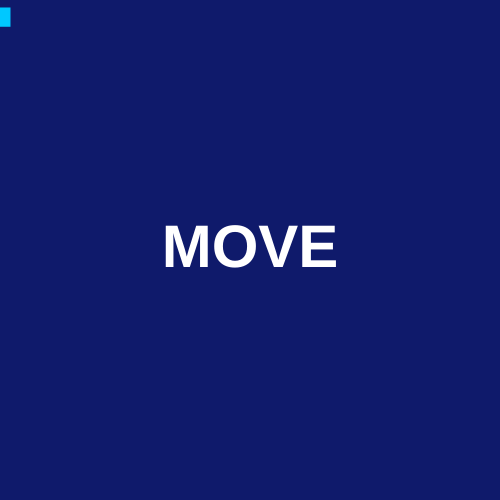
Frame 1 (no input)
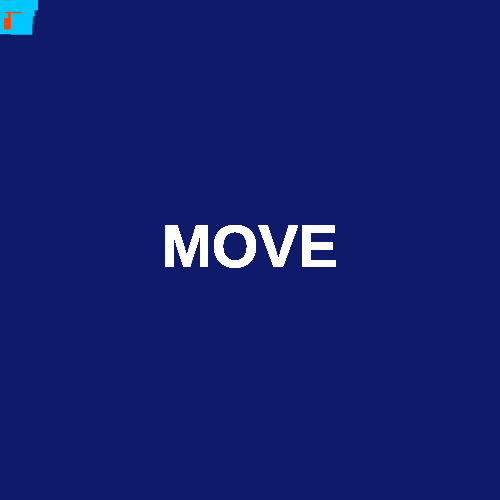
Frame 60 (no input)
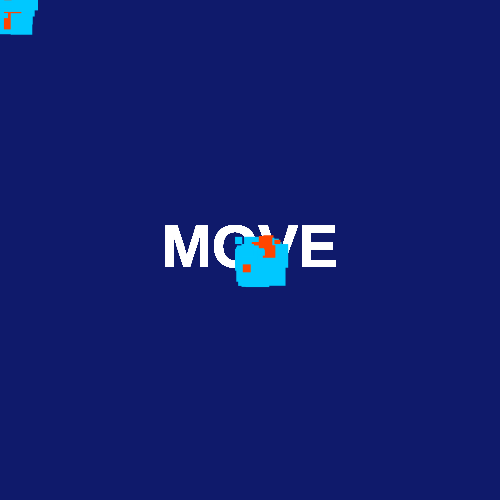
Frame 120 (the mouse pressed at the canvas centre since frame 60)

The p5.js sketch that drew these frames (run headless with seeded random() and noise() and a simulated clock; from frame 60 on, the mouse is pressed at the canvas centre):

// p5.js sketch
// ── sketch.js
function setup() {
  createCanvas(500, 500);
  background(15, 26, 107);
  noStroke();

  textAlign(CENTER, CENTER);
  textSize(60);
  textStyle(BOLD);
}

function draw() {
  let taille = random(5, 25);
  let x = mouseX + random(-15, 15);
  let y = mouseY + random(-15, 15);

  if (frameCount % 5 === 0) {
    fill(255, 69, 0);
  } else {
    fill(0, 200, 255);
  }

  rect(x, y, taille, taille);

  if (mouseX === 0 && mouseY === 0) {
    fill(255);
    text("MOVE", width / 2, height / 2);
  }
}

function keyPressed() {
  if (key === 'c' || key === 'C') {
    background(15, 26, 107);
  }
}
